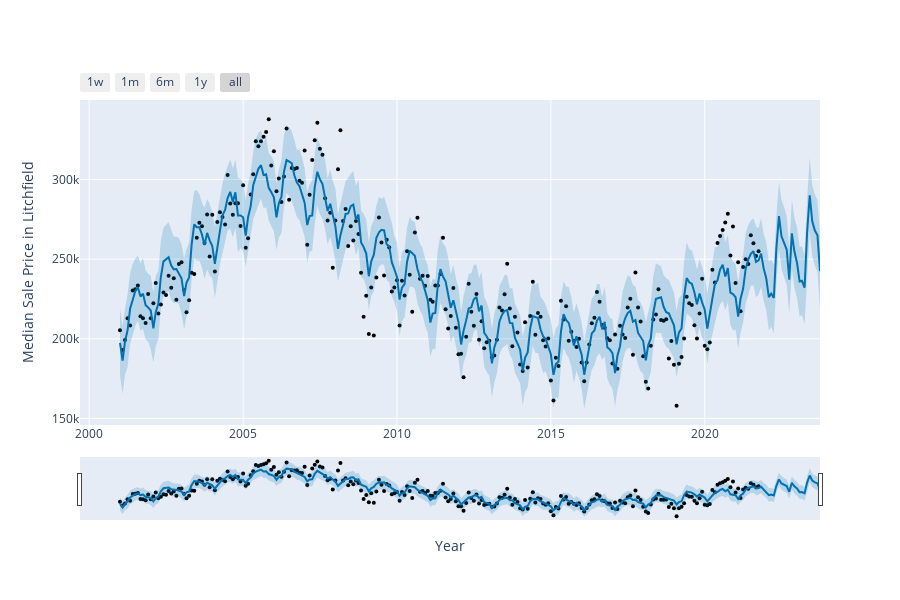

The notebook cell saved with this chart:
### Markdown cell above
## Plotting the final figure using prophet model and forecast data

### Code cell
from prophet.plot import plot_plotly, plot_components_plotly
plot_plotly(m, forecast,xlabel='Year',ylabel='Median Sale Price in '+county_name)

### Figure 1 — Plotly figure (JSON) as saved in the notebook; plotly's stock layout.template omitted (floating-point values rounded to 4 significant figures; data arrays with more than 128 entries replaced by an {"elided": "..."} marker saying what was removed)
{"data": [{"marker": {"color": "black", "size": 4}, "mode": "markers", "name": "Actual", "type": "scatter", "x": {"elided": "250 str values"}, "y": {"elided": "250 float values"}}, {"hoverinfo": "skip", "line": {"width": 0}, "mode": "lines", "type": "scatter", "x": {"elided": "274 str values"}, "y": {"elided": "274 float values"}}, {"fill": "tonexty", "fillcolor": "rgba(0, 114, 178, 0.2)", "line": {"color": "#0072B2", "width": 2}, "mode": "lines", "name": "Predicted", "type": "scatter", "x": {"elided": "274 str values"}, "y": {"elided": "274 float values"}}, {"fill": "tonexty", "fillcolor": "rgba(0, 114, 178, 0.2)", "hoverinfo": "skip", "line": {"width": 0}, "mode": "lines", "type": "scatter", "x": {"elided": "274 str values"}, "y": {"elided": "274 float values"}}], "layout": {"height": 600, "showlegend": false, "width": 900, "xaxis": {"rangeselector": {"buttons": [{"count": 7, "label": "1w", "step": "day", "stepmode": "backward"}, {"count": 1, "label": "1m", "step": "month", "stepmode": "backward"}, {"count": 6, "label": "6m", "step": "month", "stepmode": "backward"}, {"count": 1, "label": "1y", "step": "year", "stepmode": "backward"}, {"step": "all"}]}, "rangeslider": {"visible": true}, "title": {"text": "Year"}, "type": "date"}, "yaxis": {"title": {"text": "Median Sale Price in Litchfield"}}}}
